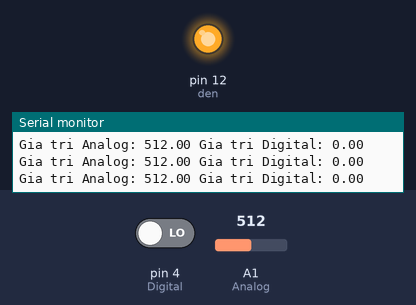
This sketch was run on a simulated Arduino Uno, built with avr-gcc and run on an emulated ATmega328P. On the bench: output pins drawn as LEDs (lit = HIGH), the last lines printed to the serial monitor. The test bench sets the inputs (shaded band); at power-on: A1 (Analog) = 512, pin 4 (Digital) LOW.

Above: at 1.2 s.
1.3 s: A1 (Analog) set to 32
4.3 s: A1 (Analog) set to 25
At 5.4 s:
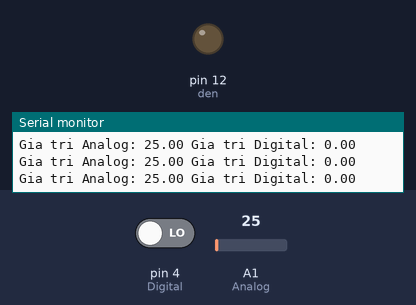
5.8 s: A1 (Analog) set to 122
At 7.1 s:
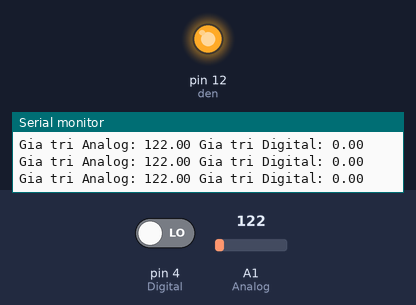
Timing chart, 0 to 8.8 s (numbered marks = the images above; inputs shaded):
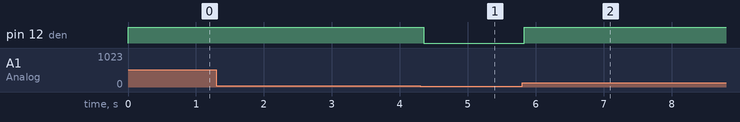

Measured:
- the behaviour switches between 29 and 28 on A1 (Analog) (found by bisection; images 0 and 1)
- after the input at 4.3 s, pin 12 (den): HIGH → LOW after 0.05 s
- after the input at 5.8 s, pin 12 (den): LOW → HIGH at once

The sketch:

Cam_bien_am_thanh.ino
```cpp
//CHƯƠNG TRÌNH THỬ ĐẶC TÍNH CỦA CẢM BIẾN ÂM THANH
//Dây G nối với chân GND, dây + nối với chân 5V
//Dây AO (dây tín hiệu Analog) nối với chân A1
//Dây DO (dây tín hiệu digital) nối với chân 4
#define Analog 1
#define Digital 4
int den=12;
float tinhieuAO;
float tinhieuDO;
void setup()
{
  Serial.begin(9600);
  pinMode(Digital,INPUT);
  pinMode(den, OUTPUT);
}
void loop()
{
  tinhieuAO=analogRead(Analog);
  tinhieuDO=digitalRead(Digital);
  Serial.print("Gia tri Analog: ");
  Serial.print(tinhieuAO);
  Serial.print(" Gia tri Digital: ");
  Serial.println(tinhieuDO);
  if(tinhieuAO>28)
  {
    digitalWrite(den,HIGH);
  }
  else
  {
    digitalWrite(den,LOW);
  }
  delay(50);
}
```
